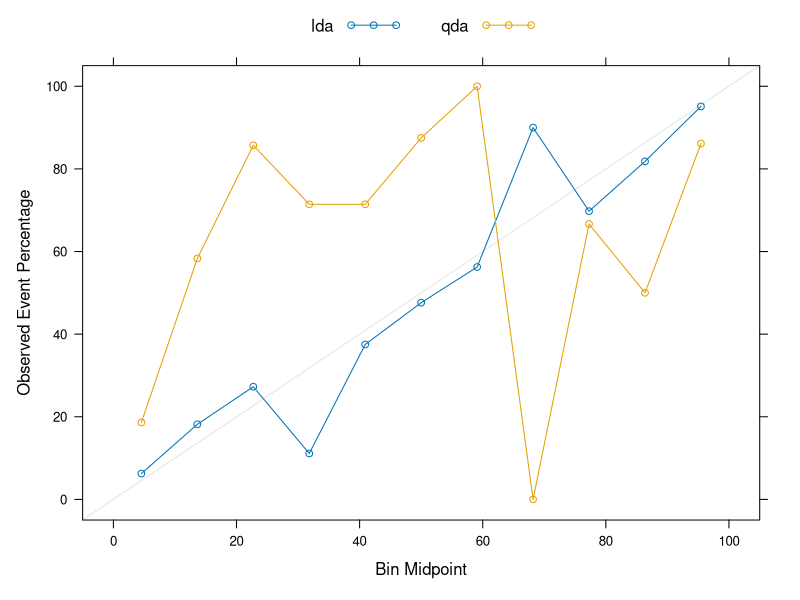

Write R code to recreate this figure.
# r2py crawler metadata
# package: caret
# source_type: rd_example
# topic: calibration.Rd
# source_file: C:\Users\bened\AppData\Local\R\win-library\4.5\caret\help
# lines: 27

suppressPackageStartupMessages(library(caret))
data(mdrr)
mdrrDescr <- mdrrDescr[, -nearZeroVar(mdrrDescr)]
mdrrDescr <- mdrrDescr[, -findCorrelation(cor(mdrrDescr), .5)]


inTrain <- createDataPartition(mdrrClass)
trainX <- mdrrDescr[inTrain[[1]], ]
trainY <- mdrrClass[inTrain[[1]]]
testX <- mdrrDescr[-inTrain[[1]], ]
testY <- mdrrClass[-inTrain[[1]]]

library(MASS)

ldaFit <- lda(trainX, trainY)
qdaFit <- qda(trainX, trainY)

testProbs <- data.frame(obs = testY,
                        lda = predict(ldaFit, testX)$posterior[,1],
                        qda = predict(qdaFit, testX)$posterior[,1])

calibration(obs ~ lda + qda, data = testProbs)

calPlotData <- calibration(obs ~ lda + qda, data = testProbs)
calPlotData

xyplot(calPlotData, auto.key = list(columns = 2))
